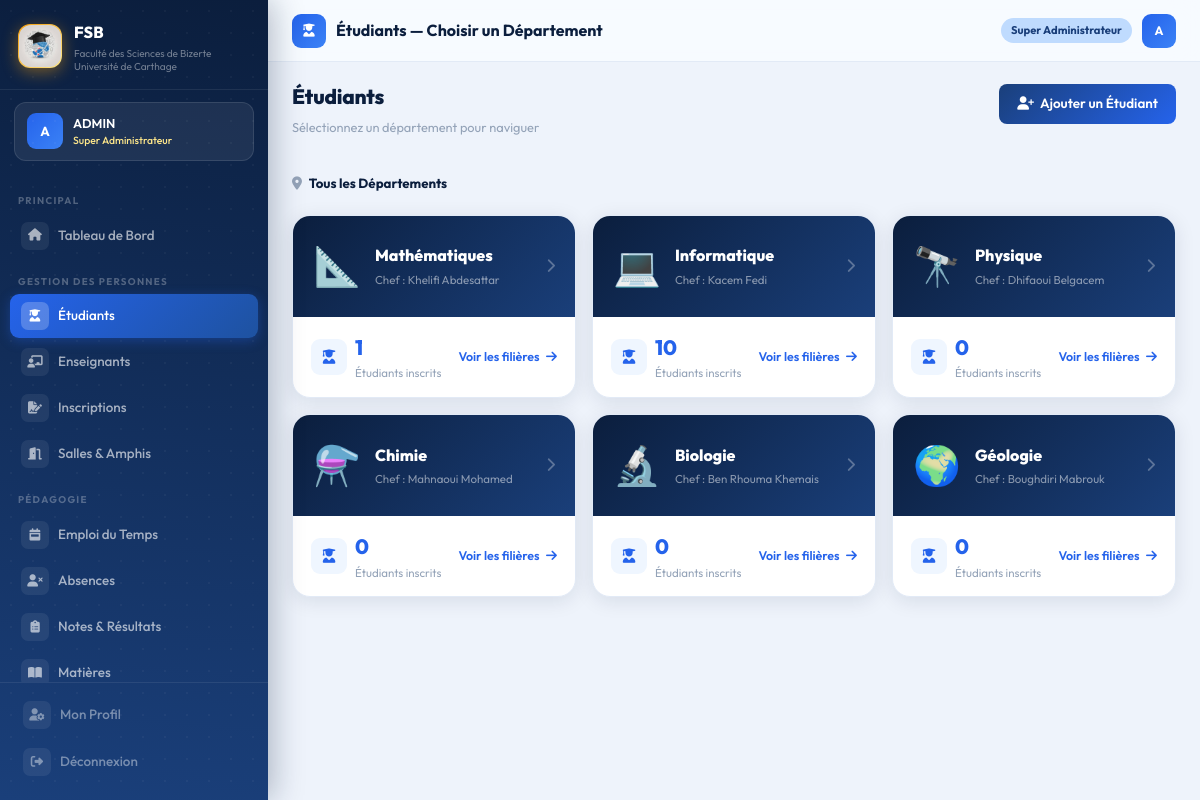
The page /dashboard/etudiants/ (signed in) on the database its author committed.
### accounts/models.py (models this page shows, shortened)
class CustomUser(AbstractUser):
    ROLE_CHOICES = [
        ('super_admin',  'Super Administrateur'),
        ('admin',        'Administrateur'),
        ('scolarite',    'Agent Scolarité'),
        ('chef_dept',    'Chef de Département'),
        ('doyen',        'Doyen / Vice-Doyen'),
    ]
    role = models.CharField(
        max_length=20,
        choices=ROLE_CHOICES,
        default='scolarite'
    )
    telephone = models.CharField(max_length=20, blank=True)
    departement = models.CharField(max_length=50, blank=True)

### administration/models.py (models this page shows, shortened)
class Departement(models.Model):
    NOM_CHOICES = [
        ('mathematiques',  'Mathématiques'),
        ('informatique',   'Informatique'),
        ('physique',       'Physique'),
        ('chimie',         'Chimie'),
        ('biologie',   'Biologie'),
        ('geologie', 'Géologie'),
    ]
    nom         = models.CharField(max_length=50, choices=NOM_CHOICES, unique=True)
    chef        = models.CharField(max_length=100, blank=True, null=True, help_text="Nom du chef de département")
    email       = models.EmailField(blank=True)
    telephone   = models.CharField(max_length=20, blank=True)
    description = models.TextField(blank=True)

### administration/views.py (the view)
@login_required
def etudiants_departements(request):
    departements = Departement.objects.all()
    dept_data = []
    for dept in departements:
        nb = Etudiant.objects.filter(
            filiere__departement=dept, statut='inscrit'
        ).count()
        dept_data.append({'dept': dept, 'nb_etudiants': nb})
    return render(request, 'administration/etudiants/nav_departements.html', {
        'dept_data': dept_data,
    })

### templates/administration/etudiants/nav_departements.html (shortened to what this page needs)
{% extends 'base.html' %}
{% block page_icon %}<i class="fas fa-user-graduate"></i>{% endblock %}
{% block page_title %}Étudiants — Choisir un Département{% endblock %}
{% block content %}
<div class="page-header">
  <div>
    <h1>Étudiants</h1>
    <p class="sub">Sélectionnez un département pour naviguer</p>
  </div>
  <a href="{% url 'administration:ajouter_etudiant' %}" class="btn-primary-fsb">
    <i class="fas fa-user-plus"></i> Ajouter un Étudiant
  </a>
</div>
<nav style="margin-bottom:20px;font-size:0.83rem;color:#94a3b8">
  <i class="fas fa-map-marker-alt me-1"></i>
  <span style="color:#0b1e3d;font-weight:700">Tous les Départements</span>
</nav>
<div class="row g-3">
  {% for item in dept_data %}
  <div class="col-lg-4 col-md-6 fu fu{{ forloop.counter }}">
    <a href="{% url 'administration:etudiants_filieres' item.dept.pk %}"
       style="text-decoration:none;display:block">
      <div class="card-fsb" style="transition:all 0.25s;cursor:pointer"
           onmouseover="this.style.transform='translateY(-4px)';this.style.boxShadow='0 12px 32px rgba(37,99,235,0.15)'"
           onmouseout="this.style.transform='translateY(0)';this.style.boxShadow=''">
        <div style="background:linear-gradient(135deg,#0b1e3d,#1a3f7a);
                    padding:20px;display:flex;align-items:center;gap:14px">
          <div style="font-size:2.4rem;flex-shrink:0">
            {% if item.dept.nom == 'informatique' %}💻
            {% elif item.dept.nom == 'mathematiques' %}📐
            {% elif item.dept.nom == 'physique' %}🔭
            {% elif item.dept.nom == 'chimie' %}⚗️
            {% elif item.dept.nom == 'biologie' %}🔬
            {% else %}🌍{% endif %}
          </div>
          <div>
            <div style="font-size:1rem;font-weight:800;color:white">
              {{ item.dept.get_nom_display }}
            </div>
            {% if item.dept.chef %}
            <div style="font-size:0.72rem;color:rgba(255,255,255,0.5);margin-top:2px">
              Chef : {{ item.dept.chef }}
            </div>
            {% endif %}
          </div>
          <i class="fas fa-chevron-right ms-auto"
             style="color:rgba(255,255,255,0.3);font-size:0.9rem"></i>
        </div>
        <div style="padding:14px 18px;display:flex;align-items:center;
                    justify-content:space-between">
          <div style="display:flex;align-items:center;gap:8px">
            <div style="width:36px;height:36px;border-radius:9px;
                        background:#eff6ff;display:flex;align-items:center;
                        justify-content:center">
              <i class="fas fa-user-graduate" style="color:#2563eb;font-size:0.9rem"></i>
            </div>
            <div>
              <div style="font-size:1.3rem;font-weight:800;color:#2563eb">
                {{ item.nb_etudiants }}
              </div>
              <div style="font-size:0.72rem;color:#94a3b8">Étudiants inscrits</div>
            </div>
          </div>
          <div style="font-size:0.78rem;color:#2563eb;font-weight:600">
            Voir les filières <i class="fas fa-arrow-right ms-1"></i>
          </div>
        </div>
      </div>
    </a>
  </div>
  {% endfor %}
</div>
{% endblock %}

### templates/base.html (shortened to what this page needs)
<!DOCTYPE html>
<html lang="fr">
<head>
    <link href="https://cdn.jsdelivr.net/npm/bootstrap@5.3.2/dist/css/bootstrap.min.css" rel="stylesheet">
    <link href="https://cdnjs.cloudflare.com/ajax/libs/font-awesome/6.5.0/css/all.min.css" rel="stylesheet">
    {% load static %}
    <link rel="stylesheet" href="{% static 'css/fsb.css' %}">
</head>
<body>
    {% if user.is_authenticated %}
    <aside class="sidebar" id="sidebar">
        <div class="sidebar-brand">
            <div class="brand-logo">
                <img src="{% static 'images/logo-fsb.jpg' %}" alt="Logo FSB" width="42" height="42"
                    style="border-radius: 12px; object-fit: cover;">
            </div>
            <div>
                <div class="brand-name">FSB</div>
                <div class="brand-desc">Faculté des Sciences de Bizerte<br>Université de Carthage</div>
            </div>
        </div>
        <div class="sidebar-user">
            <div class="user-avatar">{{ user.first_name|first|upper }}{{ user.last_name|first|upper }}</div>
            <div>
                <div class="user-fullname">{{ user.get_full_name|truncatechars:22 }}</div>
                <div class="user-role-badge">{{ user.get_role_display }}</div>
            </div>
        </div>
        <nav class="sidebar-nav">
            <span class="nav-section">Principal</span>
            <a href="{% url 'administration:dashboard' %}"
                class="sidebar-link {% if request.resolver_match.url_name == 'dashboard' %}active{% endif %}">
                <span class="s-icon"><i class="fas fa-home"></i></span>Tableau de Bord
            </a>
            <span class="nav-section">Gestion des Personnes</span>
            <a href="{% url 'administration:liste_etudiants' %}"
                class="sidebar-link {% if 'etudiants' in request.path %}active{% endif %}">
                <span class="s-icon"><i class="fas fa-user-graduate"></i></span>Étudiants
            </a>
            <a href="{% url 'administration:liste_enseignants' %}"
                class="sidebar-link {% if 'enseignants' in request.path %}active{% endif %}">
                <span class="s-icon"><i class="fas fa-chalkboard-teacher"></i></span>Enseignants
            </a>
            <a href="{% url 'administration:inscriptions' %}"
                class="sidebar-link {% if 'inscriptions' in request.path %}active{% endif %}">
                <span class="s-icon"><i class="fas fa-file-signature"></i></span>Inscriptions
            </a>
            <a href="{% url 'administration:salles' %}"
                class="sidebar-link {% if 'salles' in request.path %}active{% endif %}">
                <span class="s-icon"><i class="fas fa-door-open"></i></span>Salles & Amphis
            </a>
            <span class="nav-section">Pédagogie</span>
            <a href="{% url 'pedagogie:emploi_du_temps' %}"
                class="sidebar-link {% if 'emploi' in request.path %}active{% endif %}">
                <span class="s-icon"><i class="fas fa-calendar-week"></i></span>Emploi du Temps
            </a>
            <a href="{% url 'pedagogie:absences' %}"
                class="sidebar-link {% if 'absences' in request.path %}active{% endif %}">
                <span class="s-icon"><i class="fas fa-user-times"></i></span>Absences
            </a>
            <a href="{% url 'pedagogie:notes' %}"
                class="sidebar-link {% if 'notes' in request.path %}active{% endif %}">
                <span class="s-icon"><i class="fas fa-clipboard-list"></i></span>Notes & Résultats
            </a>
            <a href="{% url 'pedagogie:matieres' %}"
                class="sidebar-link {% if 'matieres' in request.path %}active{% endif %}">
                <span class="s-icon"><i class="fas fa-book-open"></i></span>Matières
            </a>
        </nav>
        <div class="sidebar-footer">
            <a href="{% url 'accounts:profile' %}" class="sidebar-link" style="margin-bottom:3px">
                <span class="s-icon"><i class="fas fa-user-cog"></i></span>Mon Profil
            </a>
            <a href="{% url 'accounts:logout' %}" class="sidebar-link danger">
                <span class="s-icon"><i class="fas fa-sign-out-alt"></i></span>Déconnexion
            </a>
        </div>
    </aside>
    <div class="main-wrapper">
        <header class="topbar">
            <div class="topbar-left">
                <div class="topbar-icon">{% block page_icon %}<i class="fas fa-th"></i>{% endblock %}</div>
                <span class="topbar-title">{% block page_title %}Tableau de Bord{% endblock %}</span>
            </div>
            <div class="topbar-right">
                <span class="role-chip">{{ user.get_role_display }}</span>
                <a class="user-avatar"
                    style="width:34px;height:34px;font-size:0.77rem;border-radius:9px;cursor:pointer;display:inline-flex;align-items:center;justify-content:center;text-decoration:none"
                    href="{% url 'accounts:profile' %}">
                    {{ user.first_name|first|upper }}{{ user.last_name|first|upper }}
                </a>
            </div>
        </header>
        <div class="content-area">
            {% block content %}{% endblock %}
        </div>
    </div>
    {% else %}
    {% block full_content %}{% endblock %}
    {% endif %}
    {% load static %}
</body>
</html>

### rows shown on the page
CustomUser: first_name|first "A", get_full_name "ADMIN", role "Super Administrateur"
Departement: dept.nom "Mathématiques", dept.chef "Khelifi Abdesattar", nb_etudiants "1"
Departement: dept.nom "Informatique", dept.chef "Kacem Fedi", nb_etudiants "10"
Departement: dept.nom "Physique", dept.chef "Dhifaoui Belgacem", nb_etudiants "0"
Departement: dept.nom "Chimie", dept.chef "Mahnaoui Mohamed", nb_etudiants "0"
Departement: dept.nom "Biologie", dept.chef "Ben Rhouma Khemais", nb_etudiants "0"
Departement: dept.nom "Géologie", dept.chef "Boughdiri Mabrouk", nb_etudiants "0"
